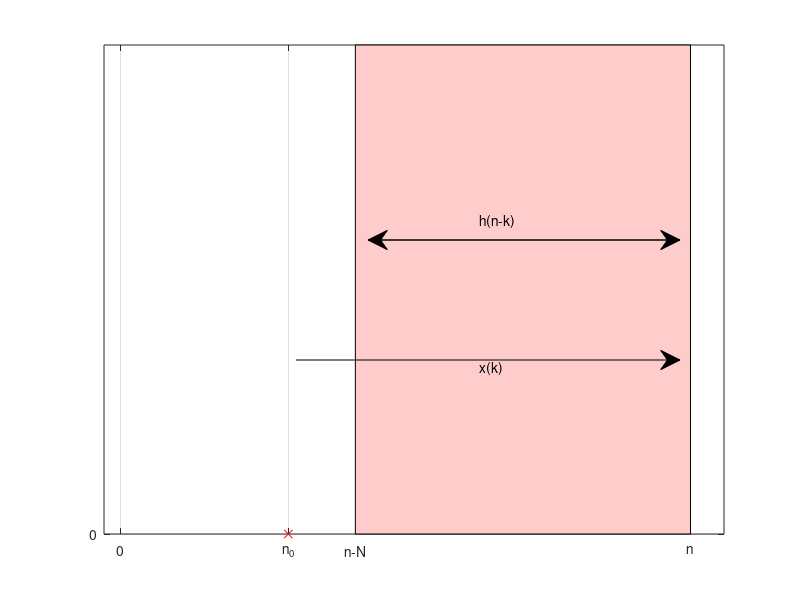

Write the MATLAB code that produced this figure.
%% ECE512 lecture 4

clear all; clc;


%% no region 1
figure(1);clf;


N=10;n0=5;
plot(n0,0,'rx')
xlabel('')
ylabel('')
xlim([-3 4.5])
ylim([0 .2])
grid
set(gca,'XLim', [-N-1 N+1],'XTick',[-N 0 n0],'XTickLabel',{'-N';'0';'n_0';''})  % Set phase axis
set(gca,'YLim', [0 1],'YTick',[0])  % Set phase axis
hold on
text(-6.5,.34,'region of h(-k)')
x = [.5 .18];
y = [0.4 .4];
annotation('arrow',x,y)
x = [.18 .5 ];
y = [0.4 .4];
annotation('arrow',x,y)

text(6.2,.34,'region of x(-n)')
x = [.7 .9];
y = [0.4 .4];
annotation('arrow',x,y)
%% region 1
figure(1);clf;

N=10;n0=5;n=2;
plot(n0,0,'rx')
xlabel('')
ylabel('')
xlim([-3 4.5])
ylim([0 .2])
grid
set(gca,'XLim', [-N-1 N+1],'XTick',[n-N 0 n n0],'XTickLabel',{'n-N';'0';'n'; 'n_0';''})  % Set phase axis
set(gca,'YLim', [0 1],'YTick',[0])  % Set phase axis
hold on
text(-6.5,.34,'h(n-k)')
x = [.58 .25];
y = [0.4 .4];
annotation('arrow',x,y)
x = [.25 .58 ];
y = [0.4 .4];
annotation('arrow',x,y)

text(6.2,.34,'x(k)')
x = [.7 .9];
y = [0.4 .4];
annotation('arrow',x,y)

%% region 2
figure(1);clf;

N=10;n0=5;n=7;
plot(n0,0,'rx')
xlabel('')
ylabel('')
xlim([-3 4.5])
ylim([0 .2])
grid
set(gca,'XLim', [-N-1 N+1],'XTick',[n-N 0 n0 n ],'XTickLabel',{'n-N';'0';'n_0'; 'n';''})  % Set phase axis
set(gca,'YLim', [0 1],'YTick',[0])  % Set phase axis
hold on
text(.5,.64,'h(n-k)')
x = [.75 .42];
y = [0.6 .6];
annotation('arrow',x,y)
x = [.42 .75 ];
y = [0.6 .6];
annotation('arrow',x,y)

text(7.2,.34,'x(k)')
x = [.7 .9];
y = [0.4 .4];
annotation('arrow',x,y)

xbars = [n0 n];
patch( [xbars(1) xbars(1), xbars(2) xbars(2)],[min(ylim) max(ylim) max(ylim) min(ylim)], [1 0.8 0.8])

%% region 3
%% region 2
figure(1);clf;

N=10;n0=5;n=17;
plot(n0,0,'rx')
xlabel('')
ylabel('')
xlim([-.5 4.5])
ylim([0 .2])
grid
set(gca,'XLim', [-.5 n+1],'XTick',[ 0 n0 n-N n ],'XTickLabel',{'0';'n_0'; 'n-N'; 'n'})  % Set phase axis
set(gca,'YLim', [0 1],'YTick',[0])  % Set phase axis
hold on

xbars = [n-N n];
patch( [xbars(1) xbars(1), xbars(2) xbars(2)],[min(ylim) max(ylim) max(ylim) min(ylim)], [1 0.8 0.8])

text(10.7,.34,'x(k)')
x = [.37 .85];
y = [0.4 .4];
annotation('arrow',x,y)

text(10.7,.64,'h(n-k)')
x = [.85 .46];
y = [0.6 .6];
annotation('arrow',x,y)
x = [.46 .85 ];
y = [0.6 .6];
annotation('arrow',x,y)
